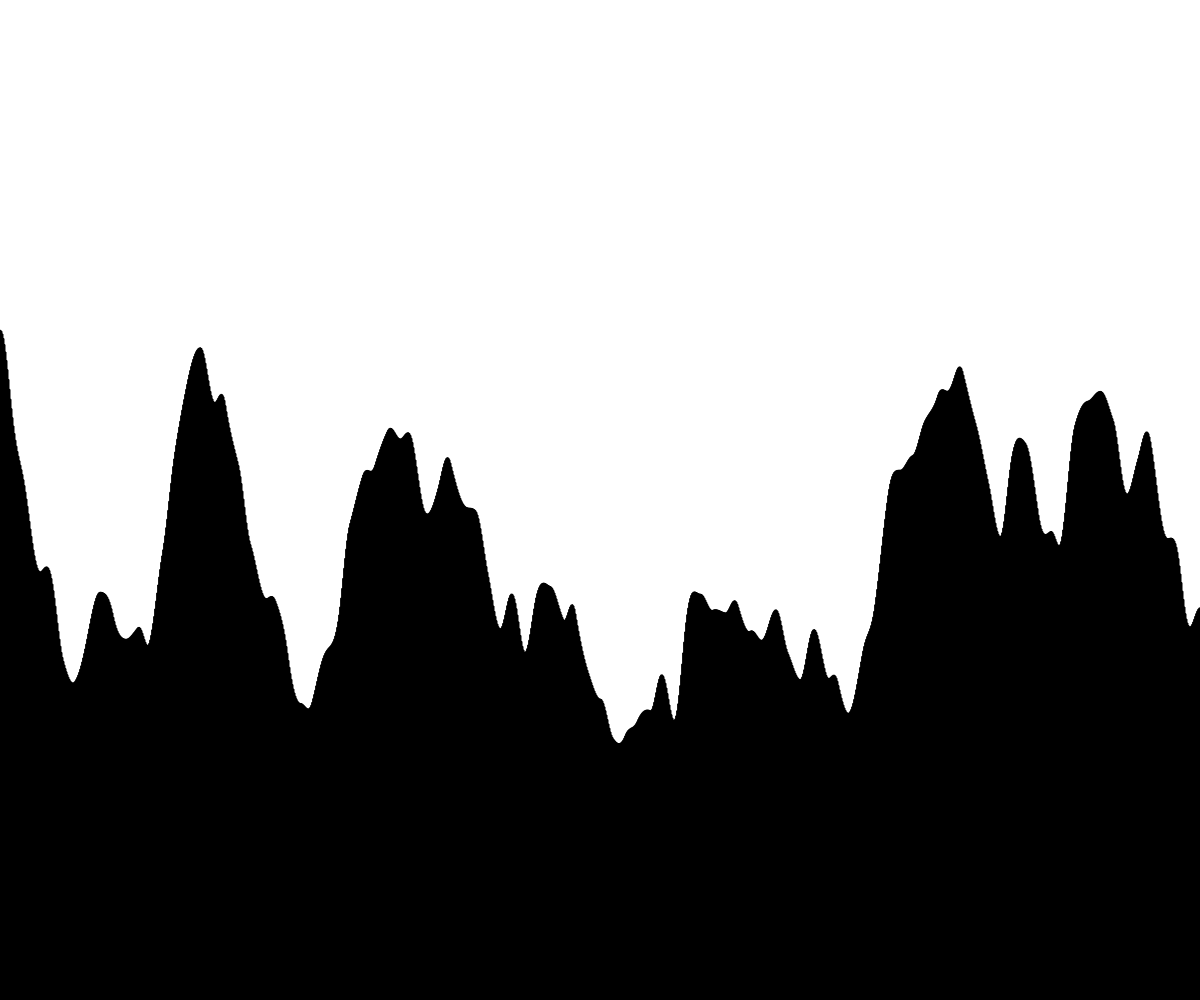
Frame 1 (no input)
Frame 60 (no input): identical to frame 1, image omitted
Frame 120 (the mouse pressed at the canvas centre since frame 60): identical to frame 1, image omitted

The p5.js sketch that drew this single still picture (run headless with seeded random() and noise() and a simulated clock; from frame 60 on, the mouse is pressed at the canvas centre):

// p5.js sketch
// ── sketch.js
let playerX = 0;
let rectHeight;
let rectWidth;
let time;

function setup() {
  createCanvas(windowWidth, windowHeight);
  rectWidth = 1;
}

function draw() {
  background("white");

  movePlayer();
  displayTerrain();
}

function movePlayer() {
  if (keyIsPressed && key === "d") {
    playerX += 0.01;
  }
  if (keyIsPressed && key === "a") {
    playerX -= 0.01;
  }
}

function displayTerrain() {
  time = playerX;
  for (let x = 0; x <= width; x += rectWidth) {
    rectHeight = noise(time) * height;
    fill("black");
    rect(x, height - rectHeight, rectWidth, rectHeight);
    
    time += 0.01;
  }
}
